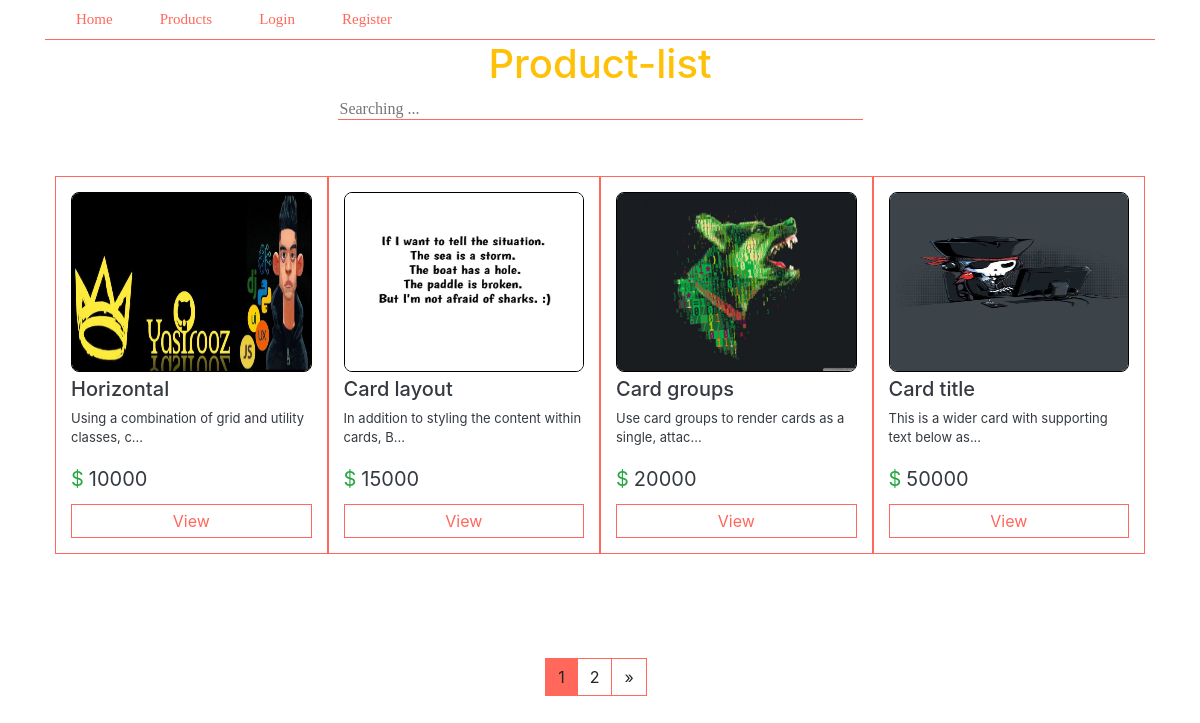
The page /Product-list/ on the database its author committed.
### Shoping/models.py (models this page shows, shortened)
class Product(models.Model):
    title = models.CharField(max_length=120,verbose_name="عنوان")
    description = models.TextField(verbose_name='توضیحات')
    price = models.IntegerField(verbose_name='قیمت')
    image = models.ImageField(upload_to='image/',blank=True,null=True,verbose_name='تصویر')
    active = models.BooleanField(verbose_name='فعال / غیرفعال',default=False)
    objects = ProdctManager()
    time = models.DateTimeField(auto_now_add=True,)
    def snippet(self):
        return self.description[:50] + '...'
    class Meta:
        verbose_name_plural = 'محصولات'  # --> for remove "s" on header page amdin
        verbose_name = 'محصولات'

### Shoping/views.py (the view)
# urls.py: path('Product-list/',views.ProductListView.as_view(),name='ProductList'),
class ProductListView(ListView):
    template_name = 'product/product-list.html'
    paginate_by = 4
    def get_queryset(self):
        return Product.objects.get_active_product()

### Shoping/models.py (called while the page is built)
    def get_active_product(self):
        return self.get_queryset().filter(active=True)

### templates/product/product-list.html (shortened to what this page needs)
{% extends 'base.html' %}
{% load static %}
{% block body %}
<link rel="stylesheet" href="{% static 'css/product-list.css' %}">
<div class="container">
    <h1 class="text-center text-warning">Product-list</h1>
    {% include 'product/search.html' %}
    <div class="row list-row my-5 ">
        {% for ol in object_list %}
        <div class="card-list col-md-3 col-sm-4 col-12 col-lg-3 my-2 pull-left">
            <img src="{{ ol.image.url }}" alt="">
            <h2 class="text-dark">{{ol.title}}</h2>
            <p class="text-dark">{{ ol.snippet }}</p>
            <span class="text-dark"><span class="text-success">$</span>{{ ol.price }}</span>
            <a href="{% url 'Shoping:ProductDetail' ol.pk %}" class="btn button btn-sm btn-block">View</a>
        </div>
        {% endfor %}
    </div>
    <div class="d-flex justify-content-center">
        <div class="btn-toolbar mb-3 my-5" role="toolbar" aria-label="Toolbar with button groups">
            <div class="btn-group mr-2" role="group" aria-label="First group">
                {% for page in paginator.page_range %}
                    {% if page == page_obj.number %}
                        <a href="?page={{page}}" class="butto-n btn active" style="background-color: #FF685B;">{{page}}</a>
                    {% else %}
                        <a href="?page={{page}}" class="butto-n btn ">{{page}}</a>
                    {% endif %}
                {% endfor %}
                {% if page_obj.has_next %}
                <a href="?page={{ page_obj.next_page_number }}" class="butto-n btn">&raquo;</a>
                {% endif %}
            </div>
        </div>
    </div>
</div>
{% endblock %}

### templates/base.html (shortened to what this page needs)
{% load static %}
<!DOCTYPE html>
<html lang="en">
<head>
    <link rel="stylesheet" href="https://cdn.jsdelivr.net/npm/bootstrap@4.6.0/dist/css/bootstrap.min.css">
    <link rel="stylesheet" href="{% static 'css/base.css' %}">
  </head>
<body>
    <div class="container">
        <ul class="nav">
            <li class="nav-item">
              <a class="nav-link " href="{% url 'Shoping:home' %}">Home</a>
            </li>
            <li class="nav-item">
              <a class="nav-link" href="{% url 'Shoping:ProductList' %}">Products</a>
            </li>
            {% if request.user.is_authenticated %}
            <li class="nav-item">
              <a class="nav-link" href="#">Profile</a>
            </li>
            <li class="nav-item">
              <a class="nav-link" href="{% url 'Shoping:logout' %}">Logout</a>
            </li>
            {% else %}
            <li class="nav-item">
              <a class="nav-link" href="{% url 'Shoping:login' %}">Login</a>
            </li>
            <li class="nav-item">
              <a class="nav-link" href="{% url 'Shoping:register' %}">Register</a>
            </li>
            {% endif %}
          </ul>
    </div>
    {% block body %}
    {% endblock %}
</body>
</html>

### templates/product/search.html
{% block body %}
{% load static %}
<link rel="stylesheet" href="{% static 'css/search.css' %}">
<div class="d-flex justify-content-center">
    <div class="col-sm-6">
        <div class="search_box">
            <form action="/Product-list/search" method="GET">
                <input type="search" placeholder="Searching ... " class="form-control-search h-25" value="{{ request.GET.question }}" name="question">
            </form>
        </div>
    </div>
</div>
{% endblock %}

### staticfiles/css/base.css (style rules this page uses)
ul { background-color:rgba(252, 252, 252, 0); border-bottom: 1px #FF685B solid; }
ul .nav-link { font-family: cursive; color: #FF685B; margin-left: 15px; font-size: 15px; transition: .5s; }

### staticfiles/css/product-list.css (style rules this page uses)
.card-list img { width: 100%; min-height: 100px; height: 180px; max-height: 200px; border-radius: 8px; border: 1px #000 solid; }
.card-list h2 { font-size: 20px; margin-top: 5px; }
.card-list p { font-size: 13px; }
.card-list span { font-size: 20px; margin-right: 5px; }
.card-list { max-width: 100%; border: 1px #FF685B solid; padding: 15px; }
.row { margin: 0 10px; }
.card-list .button { margin-top: 10px; border: 1px #FF685B solid; font-size: 16px; color: #FF685B; border-radius: 0px; }
.butto-n { border: 1px #FF685B solid; border-radius: 0px; }

### staticfiles/css/search.css (style rules this page uses)
.form-control-search { outline: none; background-color: rgba(0, 0, 0, 0); border: none; width: 100%; font-family: cursive; background-color: rgba(255, 255, 255, 0); border-bottom: 1px #FF685B solid; }

### rows shown on the page
Product: image (picture), title "Horizontal", snippet "Using a combination of grid and utility classes, c...", price "10000"
Product: image (picture), title "Card layout", snippet "In addition to styling the content within cards, B...", price "15000"
Product: image (picture), title "Card groups", snippet "Use card groups to render cards as a single, attac...", price "20000"
Product: image (picture), title "Card title", snippet "This is a wider card with supporting text below as...", price "50000"

### other values the page prints
{{ page }} "1"
{{ page }} "2"
